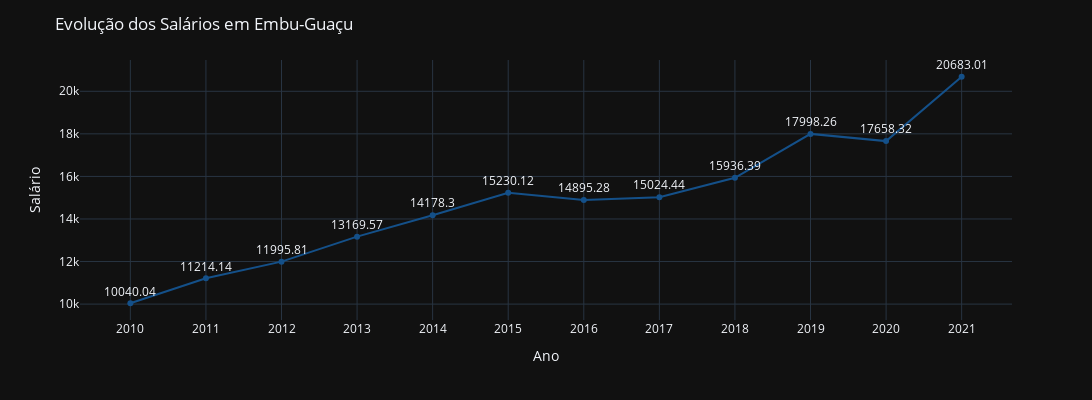

The notebook cell saved with this chart:
### Markdown cell above
- Crescimento PIB per capita do município ([IBGE](https://www.ibge.gov.br/cidades-e-estados/sp/embu-guacu.html))

### Code cell
ano = ['2010','2011','2012','2013','2014','2015','2016','2017','2018','2019','2020','2021']
salario = [10040.04,11214.14,11995.81,13169.57,14178.30,15230.12,14895.28,15024.44,15936.39,17998.26,17658.32,20683.01]
anos_e_salarios = list(zip(ano, salario))
df = pd.DataFrame(anos_e_salarios, columns=['Ano','Salário'])

fig = px.line(
    df, 
    x='Ano', 
    y='Salário', 
    text='Salário',
    color_discrete_sequence = ['#145089']
)
fig.update_layout(
    title='Evolução dos Salários em Embu-Guaçu',
    width = 1200, 
    height = 400,
    template = 'plotly_dark'
)
fig.update_traces(
    textposition='top center'
)
fig.show()

### Figure 1 — Plotly figure (JSON) as saved in the notebook; plotly's stock layout.template omitted (floating-point values rounded to 4 significant figures)
{"data": [{"hovertemplate": "Ano=%{x}<br>Salário=%{text}<extra></extra>", "legendgroup": "", "line": {"color": "#145089", "dash": "solid"}, "marker": {"symbol": "circle"}, "mode": "lines+markers+text", "name": "", "orientation": "v", "showlegend": false, "text": [10040.0, 11210.0, 12000.0, 13170.0, 14180.0, 15230.0, 14900.0, 15020.0, 15940.0, 18000.0, 17660.0, 20680.0], "textposition": "top center", "type": "scatter", "x": ["2010", "2011", "2012", "2013", "2014", "2015", "2016", "2017", "2018", "2019", "2020", "2021"], "xaxis": "x", "y": [10040.0, 11210.0, 12000.0, 13170.0, 14180.0, 15230.0, 14900.0, 15020.0, 15940.0, 18000.0, 17660.0, 20680.0], "yaxis": "y"}], "layout": {"height": 400, "legend": {"tracegroupgap": 0}, "margin": {"t": 60}, "title": {"text": "Evolução dos Salários em Embu-Guaçu"}, "width": 1200, "xaxis": {"anchor": "y", "domain": [0, 1], "title": {"text": "Ano"}}, "yaxis": {"anchor": "x", "domain": [0, 1], "title": {"text": "Salário"}}}}
